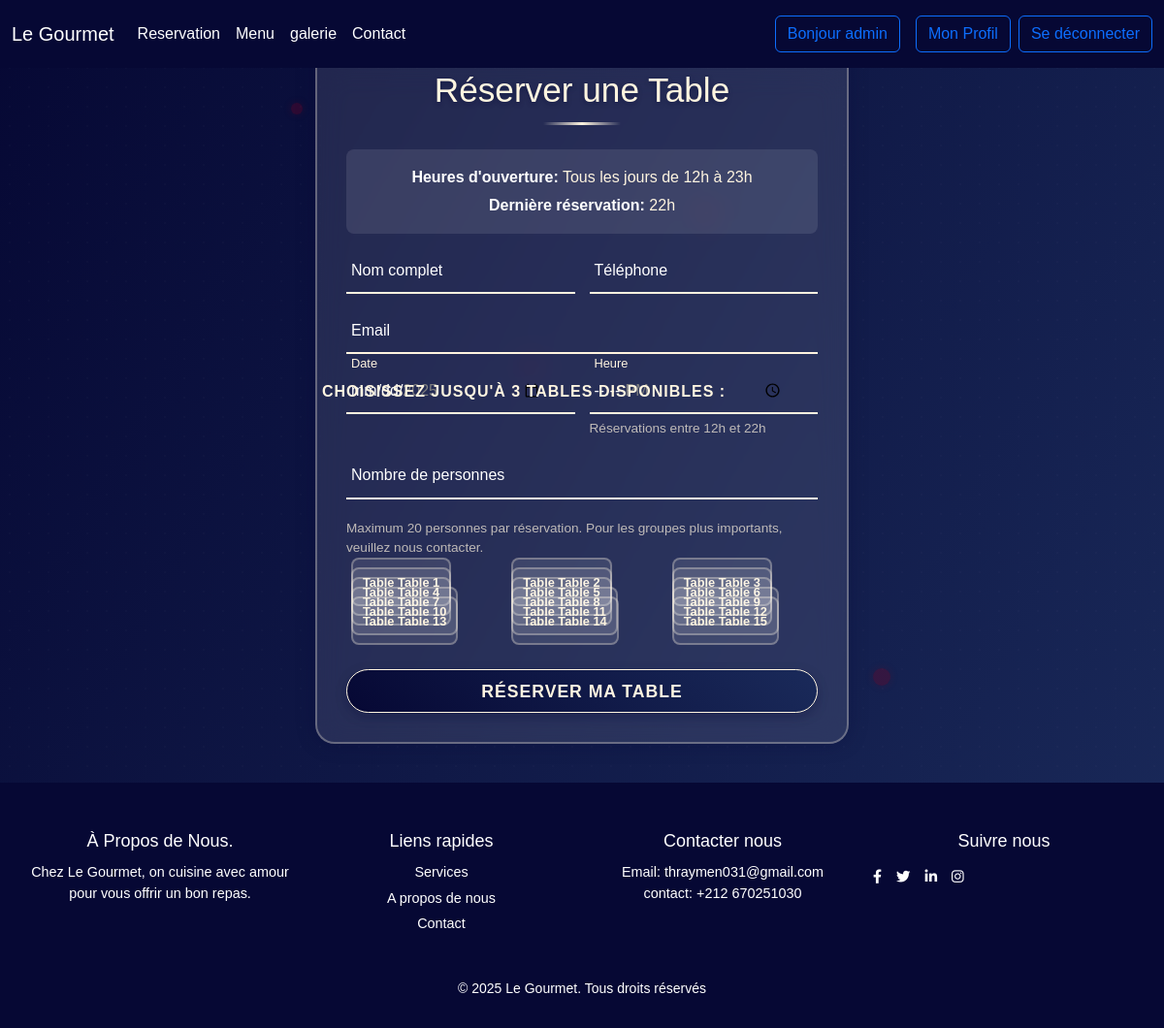
/Reservation.php (signed in), run on the app's committed database.
### tables this page shows
CREATE TABLE `tables` (
  `id` int(11) NOT NULL,
  `numero_table` varchar(50) NOT NULL,
  `statut` enum('libre','réservée','annulée') DEFAULT 'libre'
);

### Reservation.php (the view, shortened to what this page needs)
<?php
require_once 'cnx.php';
$formData = [
    'nom' => '',
    'email' => '',
    'telephone' => '',
    'date' => '',
    'heure' => '',
    'personnes' => ''
];
$availableTables = [];
$tablesResult = $cnx->query("SELECT id, numero_table FROM tables WHERE statut = 'libre'");
if (!$tablesResult) {
    error_log("Query failed: " . $cnx->error);
} else {
    while ($row = $tablesResult->fetch_assoc()) {
        $availableTables[] = $row;
    }
}
?>
<!DOCTYPE html>
<html lang="fr">
<head>
    <link rel="stylesheet" href="css/bootstrap.min.css">
    <link rel="stylesheet" href="https://cdnjs.cloudflare.com/ajax/libs/animate.css/4.1.1/animate.min.css" />
</head>
<body>
    <?php include("header.php"); ?>
    <div class="particles">
        <div class="particle"></div>
        <div class="particle"></div>
        <div class="particle"></div>
        <div class="particle"></div>
    </div>
    <div class="reservation-container animate__animated animate__fadeIn">
        <h2>Réserver une Table</h2>
        <div class="hours-info">
            <p><strong>Heures d'ouverture:</strong> Tous les jours de 12h à 23h</p>
            <p><strong>Dernière réservation:</strong> 22h</p>
        </div>
        <form action="" method="POST" id="reservationForm" novalidate>
            <div class="form-row">
                <div class="form-col">
                    <div class="inputbox">
                        <input type="text"
                               name="nom"
                               value="<?php echo htmlspecialchars($formData['nom']); ?>"
                               placeholder=" "
                               required
                               maxlength="100">
                        <label>Nom complet</label>
                    </div>
                </div>
                <div class="form-col">
                    <div class="inputbox">
                        <input type="tel"
                               name="telephone"
                               value="<?php echo htmlspecialchars($formData['telephone']); ?>"
                               placeholder=" "
                               required
                               pattern="[0-9+\s()-]{8,15}">
                        <label>Téléphone</label>
                    </div>
                </div>
            </div>
            <div class="inputbox">
                <input type="email"
                       name="email"
                       value="<?php echo htmlspecialchars($formData['email']); ?>"
                       placeholder=" "
                       required
                       maxlength="255">
                <label>Email</label>
            </div>
            <div class="form-row">
                <div class="form-col">
                    <div class="inputbox">
                        <input type="date"
                               name="date"
                               value="<?php echo htmlspecialchars($formData['date']); ?>"
                               min="<?php echo date('Y-m-d'); ?>"
                               max="<?php echo date('Y-m-d', strtotime('+3 months')); ?>"
                               placeholder=" "
                               required>
                        <label>Date</label>
                    </div>
                </div>
                <div class="form-col">
                    <div class="inputbox">
                        <input type="time"
                               name="heure"
                               value="<?php echo htmlspecialchars($formData['heure']); ?>"
                               min="12:00"
                               max="22:00"
                               placeholder=" "
                               required>
                        <label>Heure</label>
                    </div>
                    <p class="info-text">Réservations entre 12h et 22h</p>
                </div>
            </div>
            <div class="inputbox">
                <input type="number"
                       name="personnes"
                       min="1"
                       max="20"
                       value="<?php echo $formData['personnes'] ? htmlspecialchars($formData['personnes']) : ''; ?>"
                       placeholder=" "
                       required>
                <label>Nombre de personnes</label>
            </div>
            <p class="info-text">Maximum 20 personnes par réservation. Pour les groupes plus importants, veuillez nous contacter.</p>
            <?php if (!empty($availableTables)): ?>
                <div class="table-selection">
                    <label class="table-selection-label">Choisissez jusqu'à 3 tables disponibles :</label>
                    <div class="table-grid">
                        <?php foreach ($availableTables as $table): ?>
                            <div class="table-option">
                                <label for="table<?php echo $table['numero_table']; ?>" class="table-label">
                                    Table <?php echo $table['numero_table']; ?>
                                </label>
                            </div>
                        <?php endforeach; ?>
                    </div>
                </div>
            <?php else: ?>
                <div class="no-tables-message">
                    <p>Aucune table disponible pour le moment. Veuillez réessayer plus tard ou contactez-nous.</p>
                </div>
            <?php endif; ?>
            <button type="submit">Réserver ma table</button>
        </form>
    </div>
    <?php include("footer.php"); ?>
</body>
</html>

### Reservation.php (style rules this page uses)
* { margin: 0; padding: 0; box-sizing: border-box; }
body { min-height: 100vh; font-family: 'BodoniModa-Italic', sans-serif !important; background: linear-gradient(120deg, #060834, #1a2a5a, #060834); background-size: 200% 200%; animation: gradientBG 10s ease infinite; position: relative; overflow-x: hidden; display: flex; flex-direction: column; align-items: center; }
body::before { content: ''; position: absolute; top: 0; left: 0; width: 100%; height: 100%; background: radial-gradient(circle, rgba(255, 255, 255, 0.05) 1px, transparent 1px); background-size: 20px 20px; opacity: 0.3; z-index: 0; }
.particles { position: absolute; top: 0; left: 0; width: 100%; height: 100%; pointer-events: none; z-index: 0; }
.particle { position: absolute; background: rgba(128, 0, 32, 0.3); border-radius: 50%; box-shadow: 0 0 8px rgba(128, 0, 32, 0.2); animation: float 9s infinite ease-in-out; }
.particle:nth-child(1) { width: 12px; height: 12px; top: 10%; left: 25%; animation-duration: 8s; }
.particle:nth-child(2) { width: 18px; height: 18px; top: 65%; left: 75%; animation-duration: 10s; }
.particle:nth-child(3) { width: 15px; height: 15px; top: 35%; left: 45%; animation-duration: 7s; }
.particle:nth-child(5) { width: 14px; height: 14px; top: 20%; left: 60%; animation-duration: 9s; }
.reservation-container { position: relative; max-width: 550px; width: 100%; background-color: rgba(255, 255, 255, 0.1); border: 2px solid rgba(255, 245, 224, 0.3); border-radius: 20px; backdrop-filter: blur(15px); padding: 30px; box-shadow: 0 0 20px rgba(6, 8, 52, 0.3); z-index: 1; margin: 40px auto; transition: all 0.3s ease; }
h2 { font-size: 2.2rem; color: #fff5e0; text-align: center; margin-bottom: 25px; text-shadow: 0 2px 5px rgba(6, 8, 52, 0.4); position: relative; padding-bottom: 15px; }
h2::after { content: ''; position: absolute; bottom: 0; left: 50%; transform: translateX(-50%); width: 80px; height: 3px; background: linear-gradient(to right, transparent, #fff5e0, transparent); }
.hours-info { background: rgba(255, 255, 255, 0.1); border-radius: 8px; padding: 12px; margin: 15px 0; color: #fff5e0; text-align: center; }
.hours-info p { margin: 5px 0; }
.hours-info strong { color: #fff; }
form { display: flex; flex-direction: column; gap: 15px; }
.form-row { display: flex; gap: 15px; margin-bottom: 0; }
.form-col { flex: 1; min-width: 0; }
.inputbox { position: relative; margin: 0; border-bottom: 2px solid #fff5e0; transition: border-color 0.3s ease; }
input { width: 100%; height: 45px; background: transparent; border: none; outline: none; font-size: 1rem; padding: 0 35px 0 5px; color: #fff; font-family: 'BodoniModa-Italic', sans-serif; transition: all 0.3s ease; }
input::placeholder { color: rgba(255, 255, 255, 0.5); }
input:invalid { border-bottom-color: #dc3545; }
label { position: absolute; top: 50%; left: 5px; transform: translateY(-50%); color: #fff; font-size: 1rem; pointer-events: none; transition: all 0.3s ease; }
input:focus ~ label, input:not(:placeholder-shown) ~ label { top: -5px; font-size: 0.8rem; color: #fff5e0; }
.info-text { color: #fff5e0; font-size: 0.85rem; margin-top: 5px; margin-bottom: 0; opacity: 0.7; }
.table-selection { margin: 15px 0; }
.table-selection-label { display: block; color: #fff5e0; font-size: 1rem; font-weight: 600; margin-bottom: 10px; text-transform: uppercase; letter-spacing: 1px; }
.table-grid { display: grid; grid-template-columns: repeat(auto-fit, minmax(120px, 1fr)); gap: 10px; margin-bottom: 0; }
.table-option { position: relative; }
.table-label { display: flex; align-items: center; justify-content: center; padding: 10px; background: rgba(255, 255, 255, 0.1); border: 2px solid rgba(255, 245, 224, 0.3); border-radius: 8px; color: #fff5e0; text-align: center; cursor: pointer; transition: all 0.3s ease; font-size: 0.9rem; font-weight: 600; min-height: 50px; height: auto; }
button { width: 100%; height: 45px; border-radius: 40px; background: linear-gradient(45deg, #060834, #1a2a5a); border: 1px solid #fff5e0; outline: none; cursor: pointer; font-size: 1.1rem; font-weight: 600; color: #fff5e0; transition: all 0.4s ease; box-shadow: 0 4px 12px rgba(6, 8, 52, 0.3); text-transform: uppercase; margin-top: 15px; letter-spacing: 1px; position: relative; overflow: hidden; }
button::before { content: ''; position: absolute; top: 0; left: -100%; width: 100%; height: 100%; background: linear-gradient(90deg, transparent, rgba(255, 255, 255, 0.2), transparent); transition: all 0.4s ease; }

### data on the page
tables: numero_table "Table 1"
tables: numero_table "Table 2"
tables: numero_table "Table 3"
tables: numero_table "Table 4"
tables: numero_table "Table 5"
tables: numero_table "Table 6"
tables: numero_table "Table 7"
tables: numero_table "Table 8"
tables: numero_table "Table 9"
tables: numero_table "Table 10"
tables: numero_table "Table 11"
tables: numero_table "Table 12"
tables: numero_table "Table 13"
tables: numero_table "Table 14"
tables: numero_table "Table 15"

### other printed values
$_SESSION['nom'] "admin"
